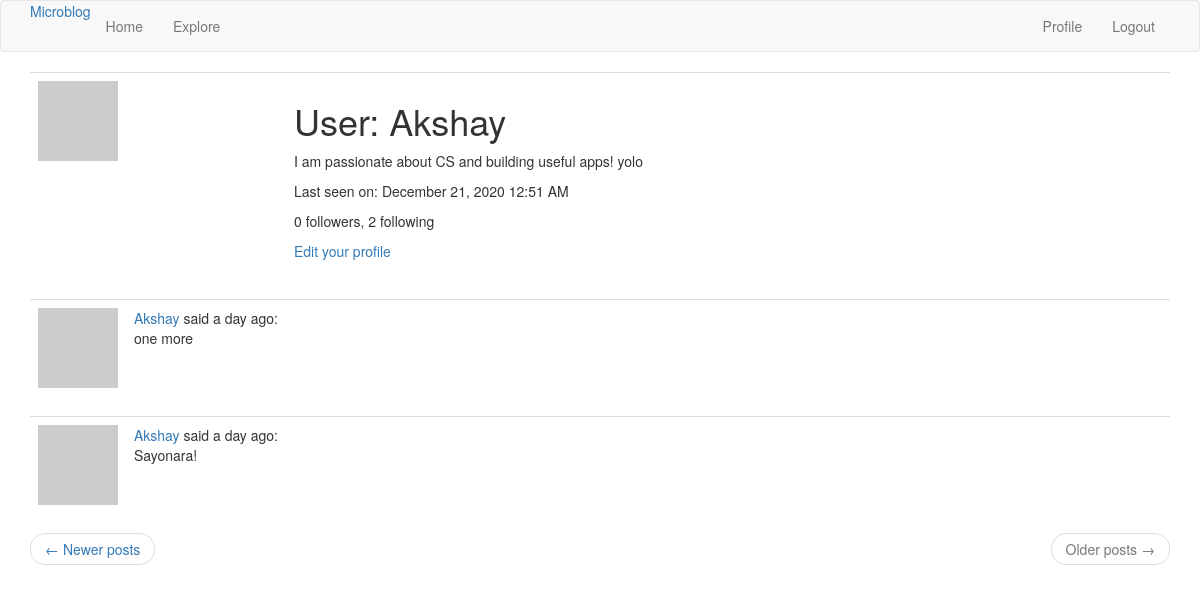
The page /user/Akshay?page=2 (signed in) on the database its author committed.
### app/models.py (models this page shows, shortened)
class User(UserMixin,db.Model):
    id = db.Column(db.Integer, primary_key= True)
    username = db.Column(db.String(64),index=True, unique = True)
    email = db.Column(db.String(120), index= True, unique= True)
    password_hash = db.Column(db.String(128))
    posts = db.relationship('Post',backref='author',lazy='dynamic')
    about_me = db.Column(db.String(140))
    last_seen = db.Column(db.DateTime, default= datetime.utcnow)
    followed = db.relationship('User',secondary=followers,primaryjoin=(followers.c.follower_id==id),secondaryjoin=(followers.c.followed_id==id),backref=db.backref('followers',lazy='dynamic'),lazy='dynamic')
    def avatar(self, size):
        digest = md5(self.email.lower().encode('utf-8')).hexdigest()
        return 'https://www.gravatar.com/avatar/{}?d=identicon&s={}'.format(digest,size)

class Post(db.Model):
    id = db.Column(db.Integer, primary_key= True)
    body = db.Column(db.String(140))
    timestamp = db.Column(db.DateTime,index=True, default = datetime.utcnow )
    user_id = db.Column(db.Integer, db.ForeignKey('user.id'))

### app/routes.py (the view)
@app.route('/user/<username>')
@login_required
def user(username):
    user = User.query.filter_by(username=username).first_or_404()
    page = request.args.get('page',1,type=int)
    posts = user.posts.order_by(Post.timestamp.desc()).paginate(page,app.config['POSTS_PER_PAGE'],False)
    next_url = url_for('user',username = user.username, page=posts.next_num) if posts.has_next else None
    prev_url = url_for('user',username= user.username, page=posts.prev_num) if posts.has_prev else None
    form = EmptyForm()
    return render_template('user.html', user=user,posts = posts.items, next_url= next_url, prev_url = prev_url ,form = form)

### app/models.py (called while the page is built)
@login.user_loader
def load_user(id):
    return User.query.get(int(id))

### app/routes.py (called while the page is built)
@app.before_request
def before_request():
    if current_user.is_authenticated:
        current_user.last_seen = datetime.utcnow()
        db.session.commit()

### app/templates/user.html (shortened to what this page needs)
{% extends "base.html" %}
{% block app_content %}
<table class="table table-hover">
    <tr>
        <td width="256px"><img src="{{ user.avatar(256) }}"></td>
        <td>
            <h1>{{ _('User') }}: {{ user.username }}</h1>
            {% if user.about_me %}<p>{{ user.about_me }}</p>{% endif %}
            {% if user.last_seen %}
            <p>{{ _('Last seen on') }}: {{ moment(user.last_seen).format('LLL') }}</p>
            {% endif %}
            <p>{{ _('%(count)d followers', count=user.followers.count()) }},
                {{ _('%(count)d following', count=user.followed.count()) }}</p>
            {% if user == current_user %}
            <p><a href="{{ url_for('edit_profile') }}">{{ _('Edit your profile') }}</a></p>
            {% endif %}
        </td>
    </tr>
</table>
{% for post in posts %}
{% include '_post.html' %}
{% endfor %}
<nav aria-label="...">
    <ul class="pager">
        <li class="previous{% if not prev_url %} disabled{% endif %}">
            <a href="{{ prev_url or '#' }}">
                <span aria-hidden="true">&larr;</span> {{ _('Newer posts') }}
            </a>
        </li>
        <li class="next{% if not next_url %} disabled{% endif %}">
            <a href="{{ next_url or '#' }}">
                {{ _('Older posts') }} <span aria-hidden="true">&rarr;</span>
            </a>
        </li>
    </ul>
</nav>
{% endblock %}

### app/templates/_post.html
<table class='table table-hover'>
    <tr valign='top'>
        <td width='70px'>
            <a href="{{ url_for('user',username=post.author.username) }}">
                <img src="{{ post.author.avatar(36) }}" alt="">
            </a>
        </td>
        <td>
            <a href="{{ url_for('user',username=post.author.username) }}">
                {{ post.author.username }}
            </a>
            said {{ moment(post.timestamp).fromNow() }}:
            <br>
            {{ post.body }}
        </td>
    </tr>
</table>

### rows shown on the page
User: username "Akshay", about_me "I am passionate about CS and building useful apps! yolo", last_seen "December 21, 2020 12:51 AM"
Post: author.username "Akshay", timestamp "a day ago", body "one more"
Post: author.username "Akshay", timestamp "a day ago", body "Sayonara!"
